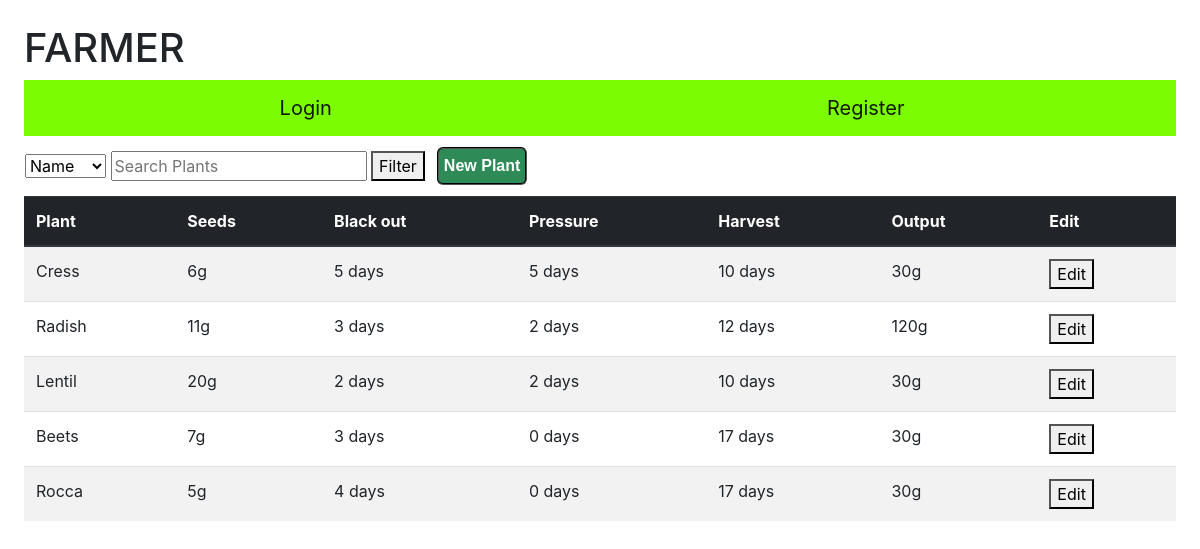
/plants, run on an earlier commit of the app's database.
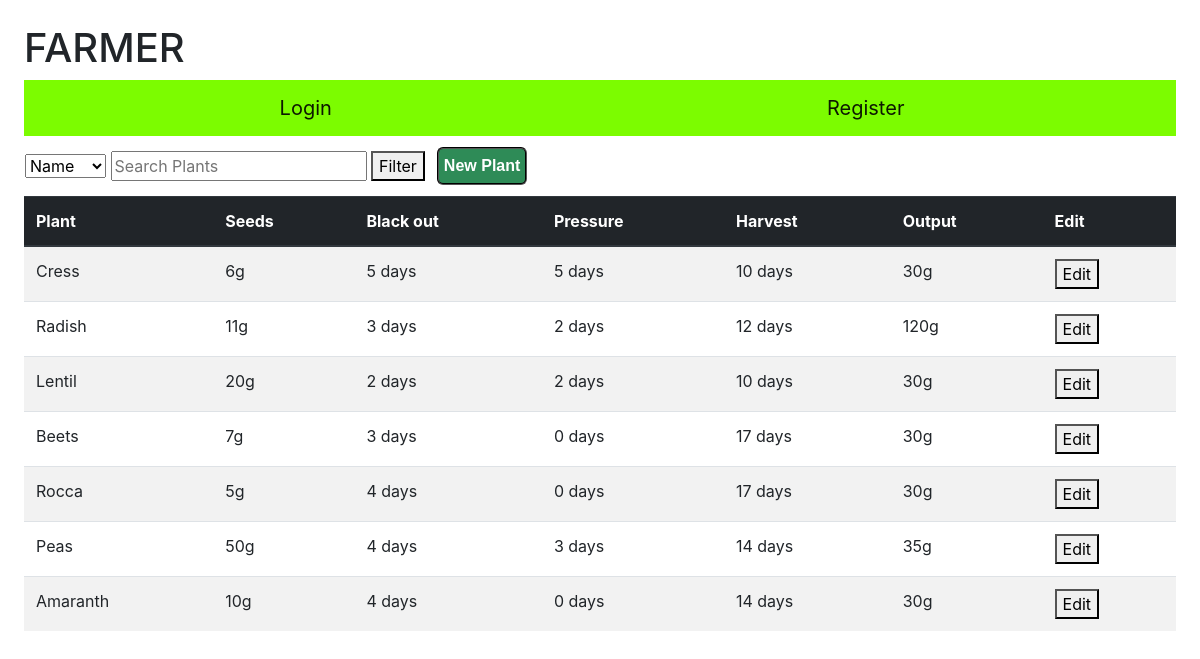
And on a later commit of the database.
### farmer/models.py (models this page shows, shortened)
class Plant(models.Model):
    name = models.CharField(max_length=255)
    seeds = models.IntegerField()
    pressure = models.IntegerField()
    blackout = models.IntegerField()
    harvest = models.IntegerField()
    output = models.IntegerField()

### farmer/views.py (the view, shortened to what this page needs)
# urls.py: path("plants", views.plants, name="plants"),
def plants(request):
    plantslist = Plant.objects.all()
    return render(request, "farmer/plants.html", {"form": Newplant(), "plants": plantslist})

### farmer/forms.py
class Newplant(forms.Form):
    name = forms.CharField(widget=forms.TextInput(attrs={'class':'toset', 'placeholder':'Plant Name'}),label=(''))
    seeds = forms.IntegerField(widget=forms.NumberInput(attrs={'class':'toset', 'placeholder':'seeds weight'}),label=(''))
    pressure = forms.IntegerField(widget=forms.NumberInput(attrs={'class':'toset', 'placeholder':'days of Presssure'}),label=(''))
    blackout = forms.IntegerField(widget=forms.NumberInput(attrs={'class':'toset', 'placeholder':'days of blackout'}),label=(''))
    harvest = forms.IntegerField(widget=forms.NumberInput(attrs={'class':'toset', 'placeholder':'time to harvest'}),label=(''))
    output = forms.IntegerField(widget=forms.NumberInput(attrs={'class':'toset', 'placeholder':'Harvest output'}),label=(''))

### farmer/templates/farmer/plants.html (shortened to what this page needs)
{% extends "farmer/layout.html" %}
{% block body %}
<table class="filter">
    <tr>
        <td>
            <form action="plants" method="POST">
                <select name="filter">
                <option value="name">Name</option>
                </select>
                <input name="search" type="text" placeholder="Search Plants">
                <button type="submit">Filter</button>
            </form>
        </td>
        <td>
            <button id="myBtn" class="subbtn">New Plant</button>
        </td>
    </tr>
</table>
<table id="planttable" class="table table-striped">
    <thead class="thead-dark">
        <tr>
            <th scope="col">Plant</th>
            <th scope="col">Seeds</th>
            <th scope="col">Black out</th>
            <th scope="col">Pressure</th>
            <th scope="col">Harvest</th>
            <th scope="col">Output</th>
            <th scope="col">Edit</th>
        </tr>
    </thead>
    <tbody>
        {% for i in plants %}
        <tr>
            <td class="name" style="text-transform:capitalize;">{{i.name}}</td>
            <td class="seeds" value="{{i.seeds}}" >{{i.seeds}}g</td>
            <td class="blackout" value="{{i.blackout}}">{{i.blackout}} days</td>
            <td class="pressure" value="{{i.pressure}}">{{i.pressure}} days</td>
            <td class="harvest" value="{{i.harvest}}">{{i.harvest}} days</td>
            <td class="output" value="{{i.output}}">{{i.output}}g</td>
            <td>
                <button class="editplant" value="{{i.id}}" >Edit</button>
            </td>
        </tr>
        {% endfor %}
    </tbody>
</table>
{% endblock %}

### farmer/templates/farmer/layout.html (shortened to what this page needs)
{% load static %}
<!DOCTYPE html>
<html lang="en">
    <head:>
        <link href="https://maxcdn.bootstrapcdn.com/bootstrap/4.1.3/css/bootstrap.min.css" rel="stylesheet">
        <link href="{% static 'farmer/style.css' %}" rel="stylesheet">
    </head>
    <body>
        <h1>{% block headtitle %}<span class="title">FARMER</span>{% endblock %}</h1>
        <nav class="navbar navbar-light" style="background-color: lawngreen;">
        {% if user.is_authenticated %}
                <a class="navbar-brand flex-sm-fill text-sm-center" href="/">Home</a>
                <a class="navbar-brand flex-sm-fill text-sm-center" href="plants">Plants</a>
                <a class="navbar-brand flex-sm-fill text-sm-center" href="medium">Mediums</a>
                <a class="navbar-brand flex-sm-fill text-sm-center" href="trays">Trays</a>
                <a class="navbar-brand flex-sm-fill text-sm-center" href="logout">Logout</a>
        {% else %}
            <a class="navbar-brand flex-sm-fill text-sm-center" href="login">Login</a>
            <a class="navbar-brand flex-sm-fill text-sm-center" href="register">Register</a>
        {% endif %}
        </nav>
            {% block body %} {% endblock %}
    </body>
</html>

### farmer/static/farmer/style.css (style rules this page uses)
body { padding: 2%; }
.subbtn { margin: 10px; background-color: seagreen; color: white; font-weight: bold; font-family: sans-serif; padding: 5px; border-radius: 6px; border-style: groove; }

What changed in the data, as far as the page shows it:
added Plant: name "Peas", seeds "50", blackout "4", pressure "3", harvest "14", output "35", {{ i.id }} 55 (drawn)
added Plant: name "Amaranth", seeds "10", blackout "4", pressure "0", harvest "14", output "30", {{ i.id }} 56 (drawn)
